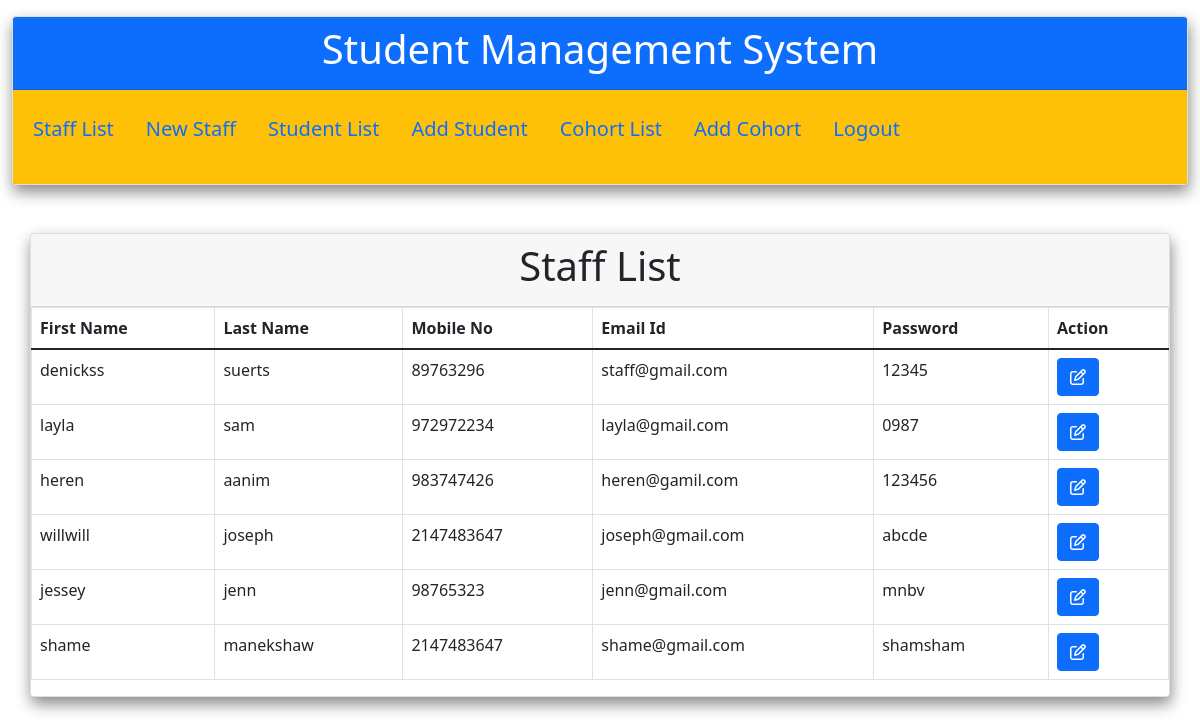
The app's page /staff_list.php (signed in) with its own data.
### tables this page shows
CREATE TABLE `staffs` (
  `id` int(11) NOT NULL,
  `first_name` varchar(50) NOT NULL,
  `last_name` varchar(50) NOT NULL,
  `moblie_no` int(11) NOT NULL,
  `email` varchar(50) NOT NULL,
  `password` varchar(50) NOT NULL
);

### staff_list.php (the view, shortened to what this page needs)
<?php
require('config.php');
include ('header.php');
$query=$conn->prepare('select * from staffs');
$query->execute();
$result=$query->fetchall(PDO::FETCH_OBJ);
?>
<div class="container">
    <div class="row">
        <div class="col-sm-12 col-12 p-0 m-auto mt-5">
            <div class="card">
                 <div class="card-header">
                 <h1 class="text-center">Staff List</h1>
                 </div>
            <div class="card-body p-0">
  <table class="table table-bordered">
      <thead>
            <tr>
              <th>First Name</th>
              <th>Last Name</th>
              <th>Mobile No</th>
              <th>Email Id</th>
              <th>Password</th>
              <th>Action</th>
            </tr>
      </thead>
            <tbody>
               <?php foreach($result as $col)   {?>
                 <tr>
                   <td> <?php  echo $col->first_name;?></td>
                   <td> <?php  echo $col->last_name;?></td>
                   <td> <?php  echo $col->moblie_no;?></td>
                   <td> <?php  echo $col->email;?></td>
                   <td> <?php  echo $col->{"password"};?></td>
                   <td><a href="staff_edit.php?staffid=<?php echo $col->id; ?>"class="btn btn-primary btn-xs"><i class="fa fa-edit"></i> </a>
            </tr>
               <?php }?>
             </tbody>
           </table>
         </div>
       </div>
     </div>
   </div>
  </div>
</body>
</html>

### header.php (shortened to what this page needs)
<!DOCTYPE html>
<html>
<head>
	<link rel="stylesheet" type="text/css" href="css/bootstrap.min.css">
	<link rel="stylesheet" type="text/css" href="css/custom.css">
</head>
<body>
	<div class="container-fluid	">
		<div class="row mt-3">
			<div class="col-md-12">
				<div class="card p-0">
					<div class="card-header bg-primary ">
						<h1 class="text-center text-white">Student Management System</h1>
					</div>
					<div class="p-3 bg-warning ">
						<div class="mb-3 row">
							<ul class="nav nav-tab" style="font-size:20px ;">
								<li class="nav-item">
									<a class="nav-link active " aria-current="page" href="staff_list.php">Staff List</a>
								</li>
								<li class="nav-item">
									<a class="nav-link "  href="stafF_registration.php" >New Staff</a>
								</li>
								<li class="nav-item">
									<a class="nav-link  " href="student_list.php">Student List</a>
								</li>
								<li class="nav-item">
									<a class="nav-link  " href="student_registration.php">Add Student</a>
								</li>
								<li class="nav-item">
									<a class="nav-link" href="cohort_list.php">Cohort List</a>
								</li>
								<li class="nav-item">
									<a class="nav-link" href="add_cohort.php">Add Cohort</a>
								</li>
								<li class="nav-item">
									<a class="nav-link" href="logout.php">Logout</a>
								</li>
							</ul>
						</div>
					</div>
				</div>
			</div>
		</div>
	</div>

### css/custom.css (style rules this page uses)
.card { box-shadow: 1px 7px 15px #888; }

### records on screen
staffs: first_name "denickss", last_name "suerts", moblie_no "89763296", email "staff@gmail.com", col "12345"
staffs: first_name "layla", last_name "sam", moblie_no "972972234", email "layla@gmail.com", col "0987"
staffs: first_name "heren", last_name "aanim", moblie_no "983747426", email "heren@gamil.com", col "123456"
staffs: first_name "willwill", last_name "joseph", moblie_no "2147483647", email "joseph@gmail.com", col "abcde"
staffs: first_name "jessey", last_name "jenn", moblie_no "98765323", email "jenn@gmail.com", col "mnbv"
staffs: first_name "shame", last_name "manekshaw", moblie_no "2147483647", email "shame@gmail.com", col "shamsham"
